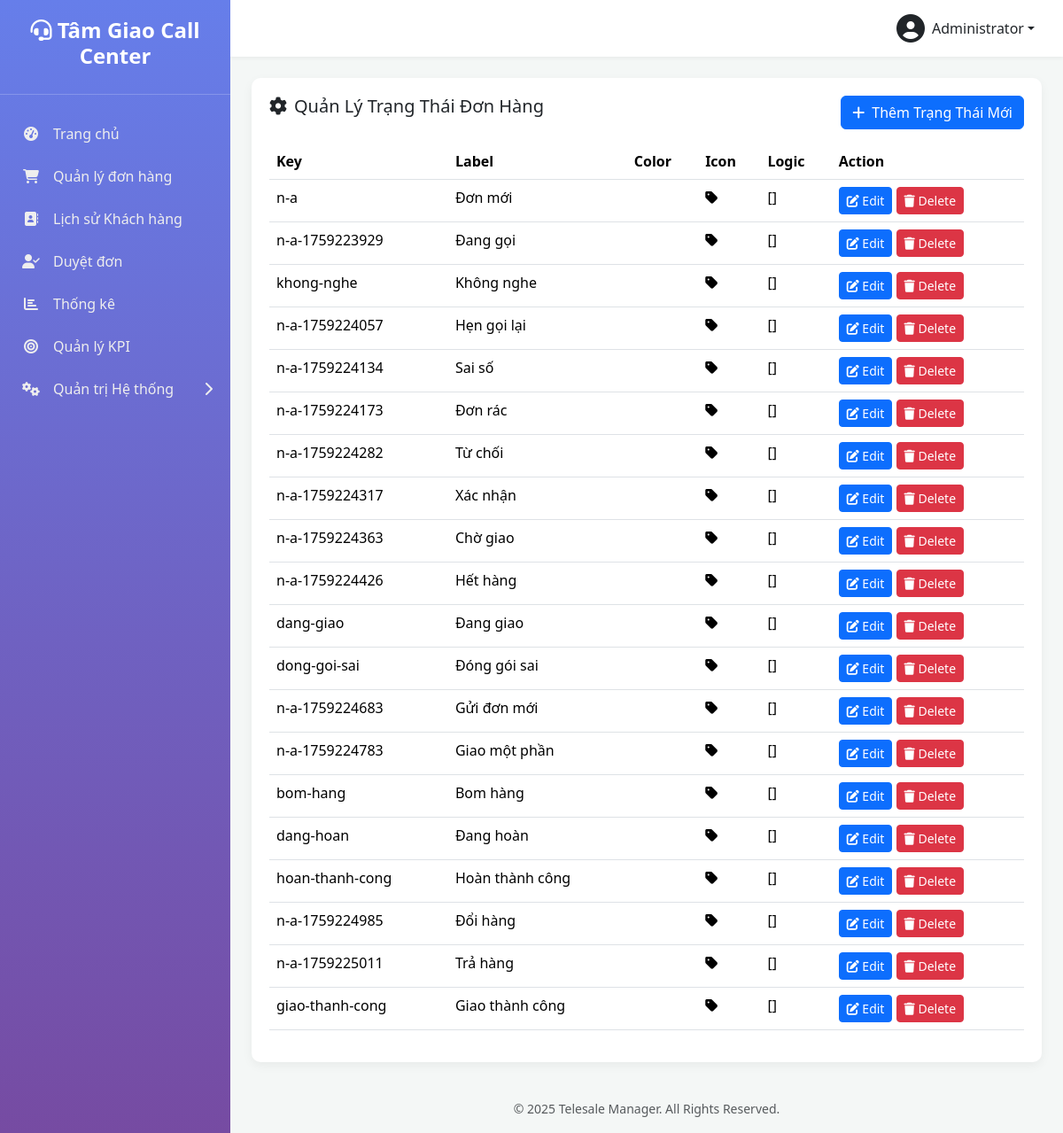
The app's page /admin-status-config.php (signed in), older data.
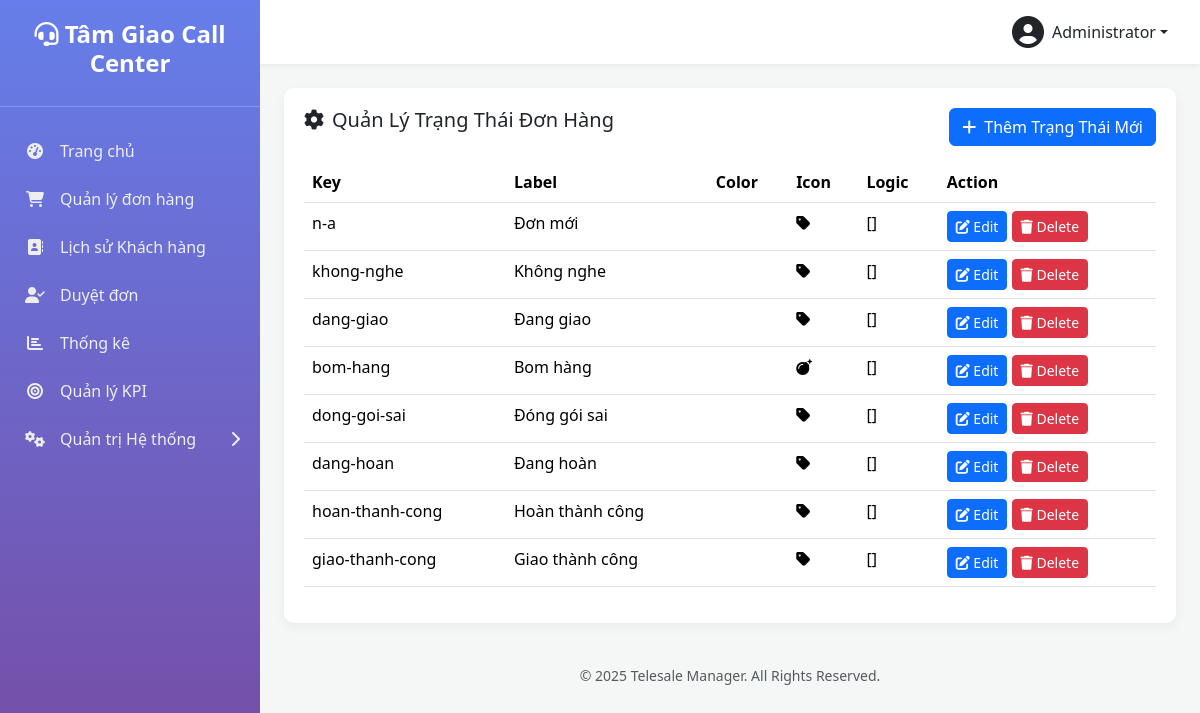
The same page, newer data.
### tables this page shows
CREATE TABLE `order_status_configs` (
  `status_key` varchar(50) NOT NULL,
  `label` varchar(100) NOT NULL,
  `color` varchar(20) NOT NULL,
  `icon` varchar(50) NOT NULL,
  `sort_order` int(11) NOT NULL DEFAULT 0,
  `logic_json` text NOT NULL,
  `created_by` int(10) UNSIGNED DEFAULT NULL,
  `created_at` datetime DEFAULT current_timestamp(),
  `updated_at` datetime DEFAULT current_timestamp() ON UPDATE current_timestamp()
);

### functions.php (called while the page is built, shortened)
<?php
function get_db_connection() {
    static $pdo = null;
    if ($pdo === null) {
        try {
            $dsn = "mysql:host=" . DB_HOST . ";dbname=" . DB_NAME . ";charset=" . DB_CHARSET;
            $options = [
                PDO::ATTR_ERRMODE => PDO::ERRMODE_EXCEPTION,
                PDO::ATTR_DEFAULT_FETCH_MODE => PDO::FETCH_ASSOC,
                PDO::ATTR_EMULATE_PREPARES => false,
            ];
            $pdo = new PDO($dsn, DB_USER, DB_PASS, $options);
        } catch (PDOException $e) {
            die('Database connection failed: ' . $e->getMessage());
        }
    }
    return $pdo;
}
function db_query($sql, $params = []) {
    $pdo = get_db_connection();
    $stmt = $pdo->prepare($sql);
    $stmt->execute($params);
    return $stmt;
}
function db_get_results($sql, $params = []) {
    $stmt = db_query($sql, $params);
    return $stmt->fetchAll(PDO::FETCH_ASSOC);
}
function get_order_status_configs() {
    static $configs = null;
    if ($configs === null) {
        $results = db_get_results("SELECT * FROM order_status_configs ORDER BY sort_order");
        $configs = [];
        foreach ($results as $row) {
            $configs[$row['status_key']] = [
                'label' => $row['label'],
                'color' => $row['color'],
                'icon' => $row['icon'],
                'logic' => json_decode($row['logic_json'], true) ?? []
            ];
        }
    }
    return $configs;
}

### admin-status-config.php (the view, shortened to what this page needs)
<?php
require_once 'functions.php';
$configs = get_order_status_configs();
include 'includes/header.php';
?>
<div class="table-card">
    <div class="d-flex justify-content-between mb-3">
        <h5><i class="fas fa-cog me-2"></i>Quản Lý Trạng Thái Đơn Hàng</h5>
        <button class="btn btn-primary" data-bs-toggle="modal" data-bs-target="#statusModal" data-mode="add">
            <i class="fas fa-plus me-2"></i>Thêm Trạng Thái Mới
        </button>
    </div>
    <div class="table-responsive">
        <table class="table table-hover">
            <thead>
                <tr>
                    <th>Key</th>
                    <th>Label</th>
                    <th>Color</th>
                    <th>Icon</th>
                    <th>Logic</th>
                    <th>Action</th>
                </tr>
            </thead>
            <tbody>
                <?php if (empty($configs)): ?>
                    <tr><td colspan="6" class="text-center">Chưa có trạng thái nào. Hãy thêm mới.</td></tr>
                <?php else: ?>
                    <?php foreach ($configs as $key => $conf): ?>
                    <tr>
                        <td><?php echo htmlspecialchars($key); ?></td>
                        <td><?php echo htmlspecialchars($conf['label']); ?></td>
                        <td><span class="badge bg-<?php echo htmlspecialchars($conf['color']); ?>">Mẫu</span></td>
                        <td><i class="fas <?php echo htmlspecialchars($conf['icon']); ?>"></i></td>
                        <td><?php echo htmlspecialchars(json_encode($conf['logic'], JSON_PRETTY_PRINT)); ?></td>
                        <td>
                            <button class="btn btn-primary btn-sm" data-bs-toggle="modal" data-bs-target="#statusModal"
                                    data-mode="edit" data-key="<?php echo htmlspecialchars($key); ?>"
                                    data-label="<?php echo htmlspecialchars($conf['label']); ?>"
                                    data-color="<?php echo htmlspecialchars($conf['color']); ?>"
                                    data-icon="<?php echo htmlspecialchars($conf['icon']); ?>"
                                    data-logic='<?php echo json_encode($conf['logic']); ?>'>
                                <i class="fas fa-edit"></i> Edit
                            </button>
                            <button class="btn btn-danger btn-sm btn-delete" data-key="<?php echo htmlspecialchars($key); ?>">
                                <i class="fas fa-trash"></i> Delete
                            </button>
                        </td>
                    </tr>
                    <?php endforeach; ?>
                <?php endif; ?>
            </tbody>
        </table>
    </div>
</div>
<?php include 'includes/footer.php'; ?>

Row changes from the older to the newer data that the page shows:
removed order_status_configs: key "n-a-1759223929", label "Đang gọi", logic "[]"
removed order_status_configs: key "n-a-1759224057", label "Hẹn gọi lại", logic "[]"
removed order_status_configs: key "n-a-1759224134", label "Sai số", logic "[]"
removed order_status_configs: key "n-a-1759224173", label "Đơn rác", logic "[]"
removed order_status_configs: key "n-a-1759224282", label "Từ chối", logic "[]"
removed order_status_configs: key "n-a-1759224317", label "Xác nhận", logic "[]"
removed order_status_configs: key "n-a-1759224363", label "Chờ giao", logic "[]"
removed order_status_configs: key "n-a-1759224426", label "Hết hàng", logic "[]"
removed order_status_configs: key "n-a-1759224683", label "Gửi đơn mới", logic "[]"
removed order_status_configs: key "n-a-1759224783", label "Giao một phần", logic "[]"
removed order_status_configs: key "n-a-1759224985", label "Đổi hàng", logic "[]"
removed order_status_configs: key "n-a-1759225011", label "Trả hàng", logic "[]"
changed order_status_configs "Bom hàng": icon "fa-tag" → "fa-bomb" (drawn); moves up the list
